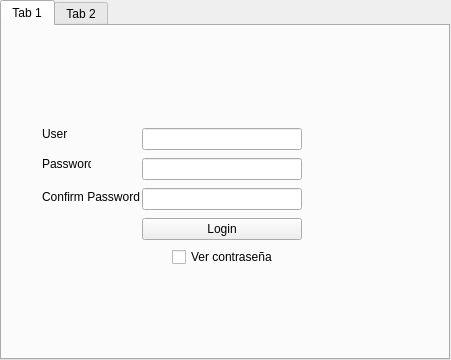
<?xml version="1.0" encoding="UTF-8"?>
<ui version="4.0">
 <class>inicio</class>
 <widget class="QWidget" name="inicio">
  <property name="geometry">
   <rect>
    <x>0</x>
    <y>0</y>
    <width>451</width>
    <height>360</height>
   </rect>
  </property>
  <property name="windowTitle">
   <string>Form</string>
  </property>
  <widget class="QTabWidget" name="tabWidget">
   <property name="geometry">
    <rect>
     <x>0</x>
     <y>0</y>
     <width>450</width>
     <height>360</height>
    </rect>
   </property>
   <property name="minimumSize">
    <size>
     <width>450</width>
     <height>360</height>
    </size>
   </property>
   <property name="maximumSize">
    <size>
     <width>450</width>
     <height>360</height>
    </size>
   </property>
   <property name="currentIndex">
    <number>0</number>
   </property>
   <widget class="QWidget" name="SingUpTab">
    <attribute name="title">
     <string>Tab 1</string>
    </attribute>
    <widget class="QWidget" name="verticalLayoutWidget">
     <property name="geometry">
      <rect>
       <x>140</x>
       <y>100</y>
       <width>160</width>
       <height>116</height>
      </rect>
     </property>
     <layout class="QVBoxLayout" name="verticalLayout">
      <item>
       <widget class="QLineEdit" name="signUpUsernameLineEdit"/>
      </item>
      <item>
       <widget class="QLineEdit" name="signUpPasswordLineEdit">
        <property name="echoMode">
         <enum>QLineEdit::Password</enum>
        </property>
       </widget>
      </item>
      <item>
       <widget class="QLineEdit" name="confirmPasswordLineEdit">
        <property name="echoMode">
         <enum>QLineEdit::Password</enum>
        </property>
       </widget>
      </item>
      <item>
       <widget class="QPushButton" name="signUpButton">
        <property name="text">
         <string>Login</string>
        </property>
       </widget>
      </item>
     </layout>
    </widget>
    <widget class="QLabel" name="label">
     <property name="geometry">
      <rect>
       <x>40</x>
       <y>100</y>
       <width>49</width>
       <height>16</height>
      </rect>
     </property>
     <property name="text">
      <string>User</string>
     </property>
    </widget>
    <widget class="QLabel" name="label_3">
     <property name="geometry">
      <rect>
       <x>40</x>
       <y>130</y>
       <width>49</width>
       <height>16</height>
      </rect>
     </property>
     <property name="text">
      <string>Password</string>
     </property>
    </widget>
    <widget class="QLabel" name="label_6">
     <property name="geometry">
      <rect>
       <x>40</x>
       <y>160</y>
       <width>101</width>
       <height>21</height>
      </rect>
     </property>
     <property name="text">
      <string>Confirm Password</string>
     </property>
    </widget>
    <widget class="QCheckBox" name="checkBoxs">
     <property name="geometry">
      <rect>
       <x>170</x>
       <y>220</y>
       <width>101</width>
       <height>22</height>
      </rect>
     </property>
     <property name="text">
      <string>Ver contraseña</string>
     </property>
    </widget>
   </widget>
   <widget class="QWidget" name="LoginTab">
    <attribute name="title">
     <string>Tab 2</string>
    </attribute>
    <widget class="QLabel" name="label_4">
     <property name="geometry">
      <rect>
       <x>80</x>
       <y>130</y>
       <width>49</width>
       <height>16</height>
      </rect>
     </property>
     <property name="text">
      <string>Password</string>
     </property>
    </widget>
    <widget class="QWidget" name="verticalLayoutWidget_3">
     <property name="geometry">
      <rect>
       <x>140</x>
       <y>100</y>
       <width>160</width>
       <height>86</height>
      </rect>
     </property>
     <layout class="QVBoxLayout" name="verticalLayout_3">
      <item>
       <widget class="QLineEdit" name="loginUsernameLineEdit"/>
      </item>
      <item>
       <widget class="QLineEdit" name="loginPasswordLineEdit">
        <property name="echoMode">
         <enum>QLineEdit::Password</enum>
        </property>
       </widget>
      </item>
      <item>
       <widget class="QPushButton" name="loginButton">
        <property name="text">
         <string>Login</string>
        </property>
       </widget>
      </item>
     </layout>
    </widget>
    <widget class="QLabel" name="label_5">
     <property name="geometry">
      <rect>
       <x>80</x>
       <y>100</y>
       <width>49</width>
       <height>16</height>
      </rect>
     </property>
     <property name="text">
      <string>User</string>
     </property>
    </widget>
    <widget class="QCheckBox" name="checkBox_2">
     <property name="geometry">
      <rect>
       <x>180</x>
       <y>190</y>
       <width>101</width>
       <height>22</height>
      </rect>
     </property>
     <property name="text">
      <string>Ver contraseña</string>
     </property>
    </widget>
   </widget>
  </widget>
 </widget>
 <resources/>
 <connections/>
</ui>
